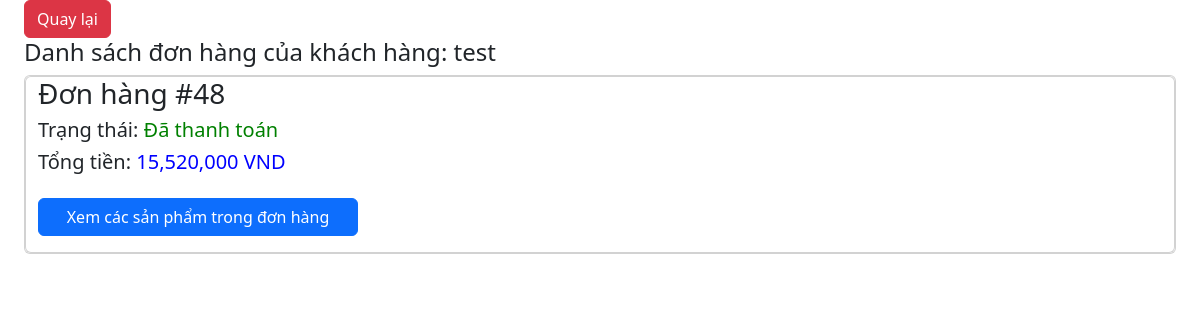
Page /user (signed in) on the committed database.
### home/models.py (models this page shows, shortened)
class DonHang(models.Model):
    ten = models.ForeignKey(User, on_delete=models.CASCADE)
    item = models.ManyToManyField(Item)
    trangthai = models.BooleanField(default=False)
    tenkhach = models.CharField(max_length=255)
    sdt = models.CharField(max_length=20)
    email = models.EmailField()
    diachi = models.CharField(max_length=255)
    ngaydathang = models.DateTimeField(default=now)
    ghichu = models.TextField()
    def tongtien(self):
        tien = 0
        item_list = self.item.all()
        for i in item_list:
            tien += i.sotien()
        return tien

class Item(models.Model):
    ten = models.ForeignKey(User, on_delete=models.CASCADE)
    product = models.ForeignKey(SanPham, on_delete=models.CASCADE)
    soluong = models.IntegerField(default=0)
    trangthai = models.BooleanField(default=False)
    def sotien(self):
        return self.product.gia * self.soluong

class SanPham(models.Model):
    ten = models.CharField(max_length=255)
    loai = models.ForeignKey(LoaiSanPham, on_delete=models.CASCADE)
    gia = models.IntegerField(default=0)
    anh = models.ImageField(upload_to=up)
    chitiet = models.TextField()
    soluong = models.IntegerField(default=0)

### home/views.py (the view)
# urls.py: path('user', views.profile, name='profile'),
def profile(request):
    if request.user.is_authenticated:
        khachhang = request.user
        orders = DonHang.objects.filter(ten = khachhang).order_by('-ngaydathang')
        info = User.objects.get(id = khachhang.id)
        data={'orders': orders,'info':info,'app':len(orders),}
        return render(request, "profile.html", data)
    return redirect("signin")

### home/models.py (called while the page is built)
    def __str__(self):
        return self.ten

### home/templates/profile.html (shortened to what this page needs)
{% load static %}
{% load humanize %}
<!DOCTYPE html>
<html>
<head>
    <link rel="stylesheet" href="">
    <link rel="stylesheet" type="text/css" href = "{% static "home.css" %}">
    <link href="https://cdn.jsdelivr.net/npm/bootstrap@5.3.3/dist/css/bootstrap.min.css" rel="stylesheet">
</head>
<body>
    <a href = {% url "home" %} style="margin-left:2vw;" class="btn btn-danger">Quay lại</a>
    <h4 style="margin-left:2vw;">Danh sách đơn hàng của khách hàng: {{info.username}}</h4>
    <div class="card my-1" style="margin-left:2vw; margin-right:2vw;">
        {% for order in orders %}
            <div class="card">
                <h3 style="margin-left:1vw;">Đơn hàng #{{ order.id }}</h3>
                <h5 style="margin-left:1vw;">Trạng thái: {% if order.trangthai %} <span style="color: green;">Đã thanh toán</span> {% else %} <span style="color: red;">Chưa thanh toán</span> {% endif %}</h5>
                <h5 style="margin-left:1vw;">Tổng tiền: <span style="color:blue;">{{ order.tongtien|intcomma}} VND</span></h5>
                <p class="d-inline-flex gap-1">
                <p><button style="width: 20rem; margin-left:1vw;" class="btn btn-primary" type="button" data-bs-toggle="collapse" data-bs-target="#{{order.id}}" aria-expanded="false" aria-controls="collapseExample">
                    Xem các sản phẩm trong đơn hàng
                </button></p>
            </div>
        {% endfor %}
    </div>
</body>
</html>

### rows in the picture
DonHang: id "48", trangthai "Đã thanh toán", tongtien "15,520,000"

### other values in the picture
{{ info.username }} "test"
